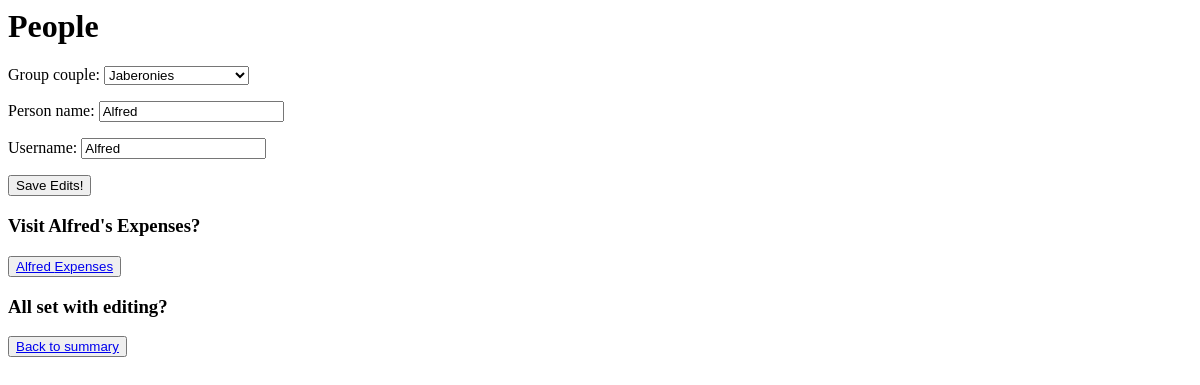
Before: /people/11/ with the older database file.
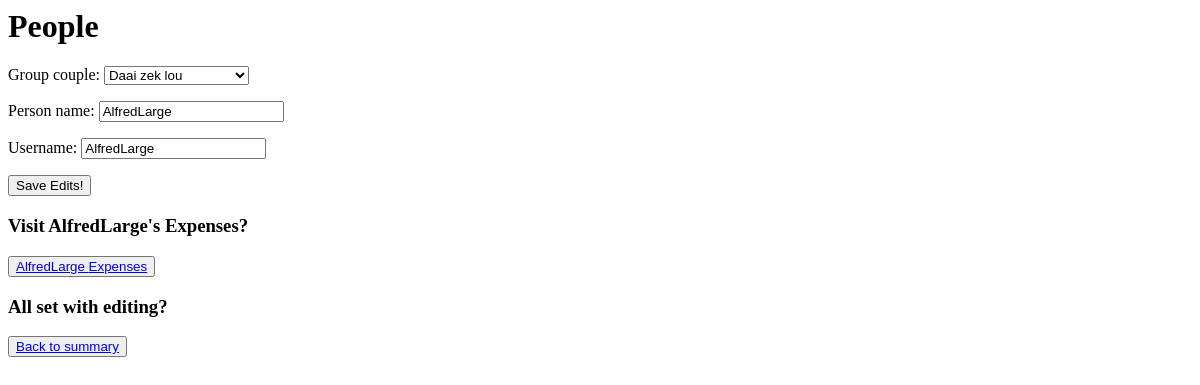
After: the same page with the newer database file.
### people/models.py (models this page shows, shortened)
class People(models.Model):
    group_couple = models.ForeignKey(Group,on_delete=models.CASCADE)
    person_name= models.CharField(max_length=70)
    username = models.CharField(max_length=70,unique=True)

### people/views.py (the view, shortened to what this page needs)
# urls.py: path("<int:my_id>/",views.edit_person, name='edit_person'),
def edit_person(request,my_id):
    person = People.objects.get(id=my_id)
    form = PersonAddForm(request.POST or None,instance=person)
    context = {
        'form':form,
        'person':person
    }
    return render(request,'people/edit_person.html',context)

### people/forms.py
class PersonAddForm(forms.ModelForm):
    class Meta:
        model= People
        fields = [
            'group_couple',
            'person_name',
            'username'
        ]

### groups/models.py (called while the page is built)
    def __str__(self):
        return self.group_name

### people/templates/people/edit_person.html (shortened to what this page needs)
<h1>People</h1>
<form method=POST action="" >
    {{form.as_p}}
    <input type="submit" value = "Save Edits!" >
</form>
<h3>Visit {{person.person_name}}'s Expenses?</h3>
<button><a href="{% url 'categories:person_category_index' person_id=person.id %}" >{{person.person_name}} Expenses</a></button>
<h3>All set with editing?</h3>
<button><a href="{% url 'people:people_index' %}" >Back to summary</a></button>

Changed rows visible on the page:
changed People: group_couple "Jaberonies" → "Daai zek lou"; person_name "Alfred" → "AlfredLarge"; username "Alfred" → "AlfredLarge"
